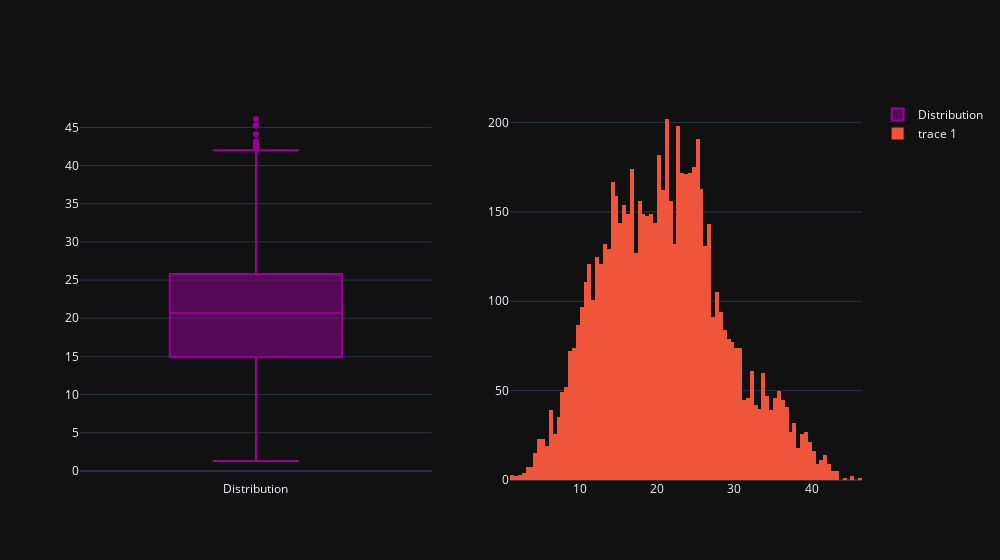

This figure's notebook cell:
### Code cell
fig = make_subplots(rows=1, cols=2)

fig.add_trace(go.Box(
    y = data_train['deg_C'],
    name = 'Distribution',
    marker_color = '#990099'
), row=1, col=1)

fig.add_trace(go.Histogram(
    x = data_train['deg_C'],
), row=1, col=2)

# fig.add_trace(go.Scatter(
#     x = data_train.index,
#     y = data_train['deg_C']
# ), row=1, col=2)

fig.update_layout(
    template = 'plotly_dark',
    width = 1000
)

### Figure 1 — Plotly figure (JSON) as saved in the notebook; plotly's stock layout.template omitted (floating-point values rounded to 4 significant figures; data arrays with more than 128 entries replaced by an {"elided": "..."} marker saying what was removed)
{"data": [{"marker": {"color": "#990099"}, "name": "Distribution", "type": "box", "xaxis": "x", "y": {"elided": "7111 float values"}, "yaxis": "y"}, {"type": "histogram", "x": {"elided": "7111 float values"}, "xaxis": "x2", "yaxis": "y2"}], "layout": {"width": 1000, "xaxis": {"anchor": "y", "domain": [0, 0.45]}, "xaxis2": {"anchor": "y2", "domain": [0.55, 1]}, "yaxis": {"anchor": "x", "domain": [0, 1]}, "yaxis2": {"anchor": "x2", "domain": [0, 1]}}}
